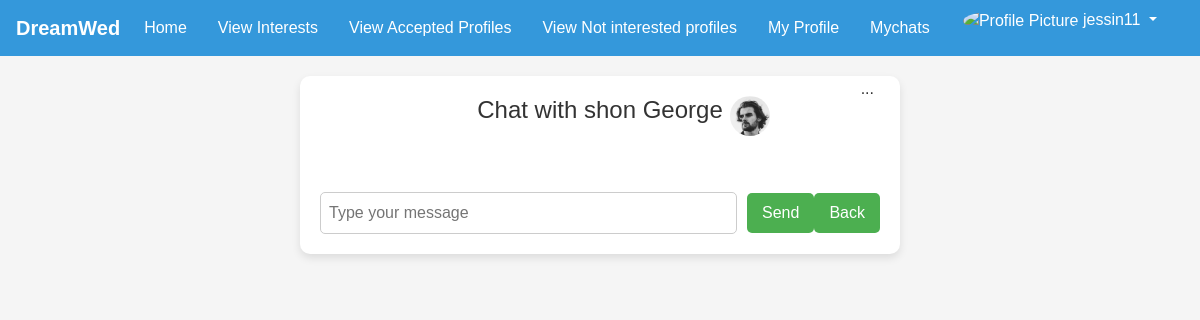
The app's page /matchat/chat/60/ (signed in) with its own data.
### matrimony/models.py (models this page shows, shortened)
class PersonalDetails(models.Model):
    user = models.OneToOneField(User, on_delete=models.CASCADE)  # Create a one-to-one relationship with the User model
    first_name = models.CharField(max_length=100)
    middle_name = models.CharField(max_length=100,blank=True, null=True)
    last_name = models.CharField(max_length=100)
    gender = models.CharField(max_length=10)
    birth_place = models.CharField(max_length=100)
    address = models.CharField(max_length=100)
    date_of_birth = models.DateField()
    blood_group = models.CharField(max_length=10)
    phone_number = models.CharField(max_length=15,unique=True)
    profile_image = models.ImageField(upload_to='profile_images/', blank=True, null=True)  # Define the profile image field
    mother_tongue = models.CharField(max_length=100)
    religion = models.CharField(max_length=100)
    sector = models.CharField(max_length=100)
    perso_fill = models.BooleanField(default=False)
    marital_status = models.CharField(max_length=100)
    about_you = models.TextField(blank=True)
    aadhar_card = models.FileField(upload_to='aadhar_cards/', blank=True, null=True)
    aadhar_valid = models.BooleanField(default=True)
    hobbies = models.ManyToManyField(Hobby, blank=True,null=True)

### matchat/views.py (the view)
# urls.py: path('chat/<int:receiver_id>/', views.chat, name='chat'),
@never_cache
@login_required(login_url='accounts:login')
def chat(request, receiver_id):
    receiver = User.objects.get(pk=receiver_id)
    personal_details = PersonalDetails.objects.get(user=receiver)
    messages_sent_by_request_user = Message.objects.filter(sender=request.user, receiver=receiver)
    messages_received_by_request_user = Message.objects.filter(sender=receiver, receiver=request.user)
    messages = messages_sent_by_request_user | messages_received_by_request_user
    messages = messages.order_by('timestamp')
    for message in messages:
        message.is_incoming = message.receiver == request.user
    context = {
        'receiver': receiver,
        'personal_details': personal_details,
        'messages': messages,
        'receiver_id': receiver_id,  # Include receiver_id in the context
    }
    return render(request, 'matchat/chat.html', context)

### matchat/templates/matchat/chat.html (shortened to what this page needs)
{% load static %}
<!DOCTYPE html>
<html lang="en">
<head>
    <link rel="stylesheet" href="https://maxcdn.bootstrapcdn.com/bootstrap/4.5.2/css/bootstrap.min.css">
    <link rel="stylesheet" href="https://code.jquery.com/ui/1.12.1/themes/base/jquery-ui.css">
</head>
<body>
    <nav class="navbar navbar-expand-lg navbar-light custom-navbar">
        <a class="navbar-brand" href="#">DreamWed</a>
        <div class="collapse navbar-collapse" id="navbarNav">
            <ul class="navbar-nav">
                <li class="nav-item ">
                    <a class="nav-link" href="{% url 'matrimony:home' %}">Home</a>
                </li>
                <li class="nav-item">
                    <a class="nav-link" href="{% url 'matint:received_interests' %}">View Interests</a>
                </li>
                <li class="nav-item">
                    <a class="nav-link" href="{% url 'matint:accepted_interests' %}">View Accepted Profiles</a>
                </li>
                <li class="nav-item">
                    <a class="nav-link" href="{% url 'matint:notinterested_list' %}">View Not interested profiles</a>
                </li>
                <li class="nav-item">
                    <a class="nav-link" href="{% url 'matrimony:myprofile' %}">My Profile</a>
                </li>
                <li class="nav-item">
                    <a class="nav-link" href="{% url 'matchat:mychats' %}">
                        Mychats{% if unread_message_count > 0 %} <span class="badge badge-danger">{{ unread_message_count }}</span>{% endif %}
                    </a>
                </li>
            </ul>
            <ul class="navbar-nav ml-auto">
                <li class="nav-item dropdown">
                    <a class="nav-link dropdown-toggle" href="#" id="profileDropdown" role a "button" data-toggle="dropdown" aria-haspopup="true" aria-expanded="false">
                        <img src="{{ request.session.profile_image_url }}" alt="Profile Picture" width="40" height="40" class="rounded-circle">
                        {{ request.session.suser }}
                    </a>
                </li>
            </ul>
        </div>
    </nav>
    <div class="chat-container">
        <h1>Chat with {{ personal_details.first_name }} {{ personal_details.last_name }}</h1>
<img src="{{ personal_details.profile_image.url }}" alt="Profile Picture" class="profile-image">
        <div class="dropdown">
            <button class="dropbtn" onclick="toggleDropdown()">...</button>
        </div>
        <div id="message-box">
        </div>
        <form id="message-form">
            <input type="text" id="message-input" placeholder="Type your message">
            <button type="submit">Send</button>
            <a href="{% url 'matchat:mychats' %}" class="button-link"><button type="button">Back</button></a>
        </form>
    </div>
</body>
</html>

### matchat/templates/matchat/chat.html (style rules this page uses)
body { font-family: Arial, sans-serif; background-color: #f5f5f5; margin: 0; padding: 0; }
.chat-container { position: relative; max-width: 600px; margin: 20px auto; padding: 20px; background-color: #fff; box-shadow: 0 4px 8px rgba(0, 0, 0, 0.1); border-radius: 10px; }
h1 { text-align: center; font-size: 24px; color: #333; }
#message-box { max-height: 400px; overflow-y: auto; padding: 10px; }
#message-form { margin-top: 15px; display: flex; align-items: center; }
#message-input { flex: 1; padding: 8px; border: 1px solid #ccc; border-radius: 5px; margin-right: 10px; }
#message-form button { padding: 8px 15px; background-color: #4CAF50; color: #fff; border: none; border-radius: 5px; cursor: pointer; }
.dropdown { position: absolute; top: 0; right: 0; margin-right: 20px; }
.dropbtn { background-color: #fff; color: #333; font-size: 16px; border: none; cursor: pointer; }
.profile-image { width: 40px; height: 40px; border-radius: 50%; margin-left: 410px; margin-top: -60px; object-fit: cover; }
.custom-navbar { background-color: #3498db; }
.custom-navbar .navbar-brand { color: #fff; font-weight: bold; }
.custom-navbar .navbar-nav .nav-link { color: #fff; margin-right: 15px; }

### records on screen
PersonalDetails: first_name "shon", last_name "George", profile_image (picture)

### other values on screen
{{ request.session.suser }} "jessin11"
